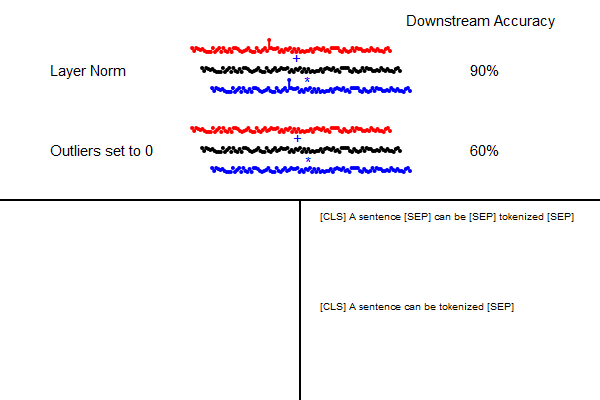

Julia code for this plot:
### A Pluto.jl notebook ###
# v0.19.31

using Markdown
using InteractiveUtils

# ╔═╡ 287da0d2-7768-11ee-1be2-0b2fbc66f654
using Luxor, Random, MathTeXEngine

# ╔═╡ 6e215d65-0a24-43a4-a697-1af9075fae3b
function draw_dots(points, v1)
	_color = getcolor()
	offset = Point(10, 20)
	for p in points
		setcolor("black")
		circle(p, 2, :fill)
		setcolor("red")
		circle(p - offset, 2, :fill)
		setcolor("blue")
		circle(p + offset, 2, :fill)
	end
	from = points[1].x
	to = points[end].x
	text(L"+", Point(from + abs(from - to) / 2, v1) - offset / 2, valign=:middle, halign=:center)
	text(L"*", Point(from + abs(from - to) / 2, v1) + offset / 2, valign=:middle, halign=:center)
	setcolor(_color)
end

# ╔═╡ 61c7e966-4f9a-4e59-9547-23de7c6f3ac8
function draw_outliers(v1, from, to; color="black", draw=true)
	_color = getcolor()
	step = abs(to - from) / 96
	spread = 2
	offset = Point(10, 20)
	p = Point(from, v1)
	params = []
	for (idx, i) in enumerate(from + step:step:to)
		shift = rand(-spread:spread)
		setcolor("black")
		if idx in (308 ÷ (768 / 96), 381 ÷ (768 / 96))
			shift *= 10
			new_p = Point(i, v1 + shift)
			push!(params, Point(new_p.x, v1))
			draw && circle(Point(new_p.x, v1), 2, :fill)
		else
			new_p = Point(i, v1 + shift)
			push!(params, new_p)
			draw && circle(new_p, 2, :fill)
		end

		setcolor("red")
		draw && circle(new_p - offset, 2, :fill)
		draw && line(Point(i, v1) - offset, new_p - offset, :stroke)
		setcolor("blue")
		draw && circle(new_p + offset, 2, :fill)
		draw && line(Point(i, v1) + offset, new_p + offset, :stroke)
		p = new_p
	end
	draw && text(L"+", Point(from + abs(from - to) / 2, v1) - offset / 2, valign=:middle, halign=:center)
	draw && text(L"*", Point(from + abs(from - to) / 2, v1) + offset / 2, valign=:middle, halign=:center)
	setcolor(_color)
	return params
end

# ╔═╡ 7272238a-5d53-42a1-b417-f46f496e8715
@png begin
	v0 = -180
	v1 = -130
	v2 = -50
	h1 = -250
	h2 = -100
	h3 = 100
	h4 = 170
	h5 = 180
	fontsize(15)
	text("Downstream Accuracy", Point(h5, v0), halign=:center, valign=:middle)
	params = draw_outliers(v1, h2, h3, color="red")
	text("Layer Norm", Point(h1, v1), valign=:middle, halign=:left)
	text("90%", Point(h4, v1), valign=:middle, halign=:left)
	draw_dots([Point(p.x, p.y + v2 - v1) for p in params], v2)
	text("Outliers set to 0", Point(h1, v2), valign=:middle, halign=:left)
	text("60%", Point(h4, v2), valign=:middle, halign=:left)
	line(Point(-300, 0), Point(300, 0), :stroke)
	line(O, Point(0, 200), :stroke)
	fontsize(10)
	text("[CLS] A sentence [SEP] can be [SEP] tokenized [SEP]", Point(20, 20))
	text("[CLS] A sentence can be tokenized [SEP]", Point(20, 110))
end 600 400 "outliers_vs_freq.png"

# ╔═╡ fcc7eb14-e9fc-4a05-9353-e7eed8e8eb79


# ╔═╡ 00000000-0000-0000-0000-000000000001
PLUTO_PROJECT_TOML_CONTENTS = """
[deps]
Luxor = "ae8d54c2-7ccd-5906-9d76-62fc9837b5bc"
MathTeXEngine = "0a4f8689-d25c-4efe-a92b-7142dfc1aa53"
Random = "9a3f8284-a2c9-5f02-9a11-845980a1fd5c"

[compat]
Luxor = "~3.8.0"
MathTeXEngine = "~0.5.6"
"""

# ╔═╡ 00000000-0000-0000-0000-000000000002
PLUTO_MANIFEST_TOML_CONTENTS = """
# This file is machine-generated - editing it directly is not advised

julia_version = "1.9.3"
manifest_format = "2.0"
project_hash = "752b40bf7a13976a10a9305ce6a54d0c249e086e"

[[deps.AbstractTrees]]
git-tree-sha1 = "faa260e4cb5aba097a73fab382dd4b5819d8ec8c"
uuid = "1520ce14-60c1-5f80-bbc7-55ef81b5835c"
version = "0.4.4"

[[deps.Adapt]]
deps = ["LinearAlgebra", "Requires"]
git-tree-sha1 = "02f731463748db57cc2ebfbd9fbc9ce8280d3433"
uuid = "79e6a3ab-5dfb-504d-930d-738a2a938a0e"
version = "3.7.1"
weakdeps = ["StaticArrays"]

    [deps.Adapt.extensions]
    AdaptStaticArraysExt = "StaticArrays"

[[deps.ArgTools]]
uuid = "0dad84c5-d112-42e6-8d28-ef12dabb789f"
version = "1.1.1"

[[deps.Artifacts]]
uuid = "56f22d72-fd6d-98f1-02f0-08ddc0907c33"

[[deps.Automa]]
deps = ["TranscodingStreams"]
git-tree-sha1 = "ef9997b3d5547c48b41c7bd8899e812a917b409d"
uuid = "67c07d97-cdcb-5c2c-af73-a7f9c32a568b"
version = "0.8.4"

[[deps.Base64]]
uuid = "2a0f44e3-6c83-55bd-87e4-b1978d98bd5f"

[[deps.Bzip2_jll]]
deps = ["Artifacts", "JLLWrappers", "Libdl", "Pkg"]
git-tree-sha1 = "19a35467a82e236ff51bc17a3a44b69ef35185a2"
uuid = "6e34b625-4abd-537c-b88f-471c36dfa7a0"
version = "1.0.8+0"

[[deps.CEnum]]
git-tree-sha1 = "eb4cb44a499229b3b8426dcfb5dd85333951ff90"
uuid = "fa961155-64e5-5f13-b03f-caf6b980ea82"
version = "0.4.2"

[[deps.Cairo]]
deps = ["Cairo_jll", "Colors", "Glib_jll", "Graphics", "Libdl", "Pango_jll"]
git-tree-sha1 = "d0b3f8b4ad16cb0a2988c6788646a5e6a17b6b1b"
uuid = "159f3aea-2a34-519c-b102-8c37f9878175"
version = "1.0.5"

[[deps.Cairo_jll]]
deps = ["Artifacts", "Bzip2_jll", "CompilerSupportLibraries_jll", "Fontconfig_jll", "FreeType2_jll", "Glib_jll", "JLLWrappers", "LZO_jll", "Libdl", "Pixman_jll", "Pkg", "Xorg_libXext_jll", "Xorg_libXrender_jll", "Zlib_jll", "libpng_jll"]
git-tree-sha1 = "4b859a208b2397a7a623a03449e4636bdb17bcf2"
uuid = "83423d85-b0ee-5818-9007-b63ccbeb887a"
version = "1.16.1+1"

[[deps.ColorTypes]]
deps = ["FixedPointNumbers", "Random"]
git-tree-sha1 = "eb7f0f8307f71fac7c606984ea5fb2817275d6e4"
uuid = "3da002f7-5984-5a60-b8a6-cbb66c0b333f"
version = "0.11.4"

[[deps.ColorVectorSpace]]
deps = ["ColorTypes", "FixedPointNumbers", "LinearAlgebra", "SpecialFunctions", "Statistics", "TensorCore"]
git-tree-sha1 = "600cc5508d66b78aae350f7accdb58763ac18589"
uuid = "c3611d14-8923-5661-9e6a-0046d554d3a4"
version = "0.9.10"

[[deps.Colors]]
deps = ["ColorTypes", "FixedPointNumbers", "Reexport"]
git-tree-sha1 = "fc08e5930ee9a4e03f84bfb5211cb54e7769758a"
uuid = "5ae59095-9a9b-59fe-a467-6f913c188581"
version = "0.12.10"

[[deps.Compat]]
deps = ["UUIDs"]
git-tree-sha1 = "8a62af3e248a8c4bad6b32cbbe663ae02275e32c"
uuid = "34da2185-b29b-5c13-b0c7-acf172513d20"
version = "4.10.0"
weakdeps = ["Dates", "LinearAlgebra"]

    [deps.Compat.extensions]
    CompatLinearAlgebraExt = "LinearAlgebra"

[[deps.CompilerSupportLibraries_jll]]
deps = ["Artifacts", "Libdl"]
uuid = "e66e0078-7015-5450-92f7-15fbd957f2ae"
version = "1.0.5+0"

[[deps.ConstructionBase]]
deps = ["LinearAlgebra"]
git-tree-sha1 = "c53fc348ca4d40d7b371e71fd52251839080cbc9"
uuid = "187b0558-2788-49d3-abe0-74a17ed4e7c9"
version = "1.5.4"

    [deps.ConstructionBase.extensions]
    ConstructionBaseIntervalSetsExt = "IntervalSets"
    ConstructionBaseStaticArraysExt = "StaticArrays"

    [deps.ConstructionBase.weakdeps]
    IntervalSets = "8197267c-284f-5f27-9208-e0e47529a953"
    StaticArrays = "90137ffa-7385-5640-81b9-e52037218182"

[[deps.DataAPI]]
git-tree-sha1 = "8da84edb865b0b5b0100c0666a9bc9a0b71c553c"
uuid = "9a962f9c-6df0-11e9-0e5d-c546b8b5ee8a"
version = "1.15.0"

[[deps.DataStructures]]
deps = ["Compat", "InteractiveUtils", "OrderedCollections"]
git-tree-sha1 = "3dbd312d370723b6bb43ba9d02fc36abade4518d"
uuid = "864edb3b-99cc-5e75-8d2d-829cb0a9cfe8"
version = "0.18.15"

[[deps.DataValueInterfaces]]
git-tree-sha1 = "bfc1187b79289637fa0ef6d4436ebdfe6905cbd6"
uuid = "e2d170a0-9d28-54be-80f0-106bbe20a464"
version = "1.0.0"

[[deps.Dates]]
deps = ["Printf"]
uuid = "ade2ca70-3891-5945-98fb-dc099432e06a"

[[deps.DocStringExtensions]]
deps = ["LibGit2"]
git-tree-sha1 = "2fb1e02f2b635d0845df5d7c167fec4dd739b00d"
uuid = "ffbed154-4ef7-542d-bbb7-c09d3a79fcae"
version = "0.9.3"

[[deps.Downloads]]
deps = ["ArgTools", "FileWatching", "LibCURL", "NetworkOptions"]
uuid = "f43a241f-c20a-4ad4-852c-f6b1247861c6"
version = "1.6.0"

[[deps.EarCut_jll]]
deps = ["Artifacts", "JLLWrappers", "Libdl", "Pkg"]
git-tree-sha1 = "e3290f2d49e661fbd94046d7e3726ffcb2d41053"
uuid = "5ae413db-bbd1-5e63-b57d-d24a61df00f5"
version = "2.2.4+0"

[[deps.Expat_jll]]
deps = ["Artifacts", "JLLWrappers", "Libdl"]
git-tree-sha1 = "4558ab818dcceaab612d1bb8c19cee87eda2b83c"
uuid = "2e619515-83b5-522b-bb60-26c02a35a201"
version = "2.5.0+0"

[[deps.Extents]]
git-tree-sha1 = "2140cd04483da90b2da7f99b2add0750504fc39c"
uuid = "411431e0-e8b7-467b-b5e0-f676ba4f2910"
version = "0.1.2"

[[deps.FFMPEG]]
deps = ["FFMPEG_jll"]
git-tree-sha1 = "b57e3acbe22f8484b4b5ff66a7499717fe1a9cc8"
uuid = "c87230d0-a227-11e9-1b43-d7ebe4e7570a"
version = "0.4.1"

[[deps.FFMPEG_jll]]
deps = ["Artifacts", "Bzip2_jll", "FreeType2_jll", "FriBidi_jll", "JLLWrappers", "LAME_jll", "Libdl", "Ogg_jll", "OpenSSL_jll", "Opus_jll", "PCRE2_jll", "Zlib_jll", "libaom_jll", "libass_jll", "libfdk_aac_jll", "libvorbis_jll", "x264_jll", "x265_jll"]
git-tree-sha1 = "466d45dc38e15794ec7d5d63ec03d776a9aff36e"
uuid = "b22a6f82-2f65-5046-a5b2-351ab43fb4e5"
version = "4.4.4+1"

[[deps.FileIO]]
deps = ["Pkg", "Requires", "UUIDs"]
git-tree-sha1 = "299dc33549f68299137e51e6d49a13b5b1da9673"
uuid = "5789e2e9-d7fb-5bc7-8068-2c6fae9b9549"
version = "1.16.1"

[[deps.FileWatching]]
uuid = "7b1f6079-737a-58dc-b8bc-7a2ca5c1b5ee"

[[deps.FixedPointNumbers]]
deps = ["Statistics"]
git-tree-sha1 = "335bfdceacc84c5cdf16aadc768aa5ddfc5383cc"
uuid = "53c48c17-4a7d-5ca2-90c5-79b7896eea93"
version = "0.8.4"

[[deps.Fontconfig_jll]]
deps = ["Artifacts", "Bzip2_jll", "Expat_jll", "FreeType2_jll", "JLLWrappers", "Libdl", "Libuuid_jll", "Pkg", "Zlib_jll"]
git-tree-sha1 = "21efd19106a55620a188615da6d3d06cd7f6ee03"
uuid = "a3f928ae-7b40-5064-980b-68af3947d34b"
version = "2.13.93+0"

[[deps.FreeType]]
deps = ["CEnum", "FreeType2_jll"]
git-tree-sha1 = "50351f83f95282cf903e968d7c6e8d44a5f83d0b"
uuid = "b38be410-82b0-50bf-ab77-7b57e271db43"
version = "4.1.0"

[[deps.FreeType2_jll]]
deps = ["Artifacts", "Bzip2_jll", "JLLWrappers", "Libdl", "Zlib_jll"]
git-tree-sha1 = "d8db6a5a2fe1381c1ea4ef2cab7c69c2de7f9ea0"
uuid = "d7e528f0-a631-5988-bf34-fe36492bcfd7"
version = "2.13.1+0"

[[deps.FreeTypeAbstraction]]
deps = ["ColorVectorSpace", "Colors", "FreeType", "GeometryBasics"]
git-tree-sha1 = "38a92e40157100e796690421e34a11c107205c86"
uuid = "663a7486-cb36-511b-a19d-713bb74d65c9"
version = "0.10.0"

[[deps.FriBidi_jll]]
deps = ["Artifacts", "JLLWrappers", "Libdl", "Pkg"]
git-tree-sha1 = "aa31987c2ba8704e23c6c8ba8a4f769d5d7e4f91"
uuid = "559328eb-81f9-559d-9380-de523a88c83c"
version = "1.0.10+0"

[[deps.GPUArraysCore]]
deps = ["Adapt"]
git-tree-sha1 = "2d6ca471a6c7b536127afccfa7564b5b39227fe0"
uuid = "46192b85-c4d5-4398-a991-12ede77f4527"
version = "0.1.5"

[[deps.GeoInterface]]
deps = ["Extents"]
git-tree-sha1 = "d53480c0793b13341c40199190f92c611aa2e93c"
uuid = "cf35fbd7-0cd7-5166-be24-54bfbe79505f"
version = "1.3.2"

[[deps.GeometryBasics]]
deps = ["EarCut_jll", "Extents", "GeoInterface", "IterTools", "LinearAlgebra", "StaticArrays", "StructArrays", "Tables"]
git-tree-sha1 = "424a5a6ce7c5d97cca7bcc4eac551b97294c54af"
uuid = "5c1252a2-5f33-56bf-86c9-59e7332b4326"
version = "0.4.9"

[[deps.Gettext_jll]]
deps = ["Artifacts", "CompilerSupportLibraries_jll", "JLLWrappers", "Libdl", "Libiconv_jll", "Pkg", "XML2_jll"]
git-tree-sha1 = "9b02998aba7bf074d14de89f9d37ca24a1a0b046"
uuid = "78b55507-aeef-58d4-861c-77aaff3498b1"
version = "0.21.0+0"

[[deps.Glib_jll]]
deps = ["Artifacts", "Gettext_jll", "JLLWrappers", "Libdl", "Libffi_jll", "Libiconv_jll", "Libmount_jll", "PCRE2_jll", "Zlib_jll"]
git-tree-sha1 = "e94c92c7bf4819685eb80186d51c43e71d4afa17"
uuid = "7746bdde-850d-59dc-9ae8-88ece973131d"
version = "2.76.5+0"

[[deps.Graphics]]
deps = ["Colors", "LinearAlgebra", "NaNMath"]
git-tree-sha1 = "d61890399bc535850c4bf08e4e0d3a7ad0f21cbd"
uuid = "a2bd30eb-e257-5431-a919-1863eab51364"
version = "1.1.2"

[[deps.Graphite2_jll]]
deps = ["Artifacts", "JLLWrappers", "Libdl", "Pkg"]
git-tree-sha1 = "344bf40dcab1073aca04aa0df4fb092f920e4011"
uuid = "3b182d85-2403-5c21-9c21-1e1f0cc25472"
version = "1.3.14+0"

[[deps.HarfBuzz_jll]]
deps = ["Artifacts", "Cairo_jll", "Fontconfig_jll", "FreeType2_jll", "Glib_jll", "Graphite2_jll", "JLLWrappers", "Libdl", "Libffi_jll", "Pkg"]
git-tree-sha1 = "129acf094d168394e80ee1dc4bc06ec835e510a3"
uuid = "2e76f6c2-a576-52d4-95c1-20adfe4de566"
version = "2.8.1+1"

[[deps.InteractiveUtils]]
deps = ["Markdown"]
uuid = "b77e0a4c-d291-57a0-90e8-8db25a27a240"

[[deps.IrrationalConstants]]
git-tree-sha1 = "630b497eafcc20001bba38a4651b327dcfc491d2"
uuid = "92d709cd-6900-40b7-9082-c6be49f344b6"
version = "0.2.2"

[[deps.IterTools]]
git-tree-sha1 = "4ced6667f9974fc5c5943fa5e2ef1ca43ea9e450"
uuid = "c8e1da08-722c-5040-9ed9-7db0dc04731e"
version = "1.8.0"

[[deps.IteratorInterfaceExtensions]]
git-tree-sha1 = "a3f24677c21f5bbe9d2a714f95dcd58337fb2856"
uuid = "82899510-4779-5014-852e-03e436cf321d"
version = "1.0.0"

[[deps.JLLWrappers]]
deps = ["Artifacts", "Preferences"]
git-tree-sha1 = "7e5d6779a1e09a36db2a7b6cff50942a0a7d0fca"
uuid = "692b3bcd-3c85-4b1f-b108-f13ce0eb3210"
version = "1.5.0"

[[deps.JpegTurbo_jll]]
deps = ["Artifacts", "JLLWrappers", "Libdl"]
git-tree-sha1 = "6f2675ef130a300a112286de91973805fcc5ffbc"
uuid = "aacddb02-875f-59d6-b918-886e6ef4fbf8"
version = "2.1.91+0"

[[deps.Juno]]
deps = ["Base64", "Logging", "Media", "Profile"]
git-tree-sha1 = "07cb43290a840908a771552911a6274bc6c072c7"
uuid = "e5e0dc1b-0480-54bc-9374-aad01c23163d"
version = "0.8.4"

[[deps.LAME_jll]]
deps = ["Artifacts", "JLLWrappers", "Libdl", "Pkg"]
git-tree-sha1 = "f6250b16881adf048549549fba48b1161acdac8c"
uuid = "c1c5ebd0-6772-5130-a774-d5fcae4a789d"
version = "3.100.1+0"

[[deps.LERC_jll]]
deps = ["Artifacts", "JLLWrappers", "Libdl", "Pkg"]
git-tree-sha1 = "bf36f528eec6634efc60d7ec062008f171071434"
uuid = "88015f11-f218-50d7-93a8-a6af411a945d"
version = "3.0.0+1"

[[deps.LLVMOpenMP_jll]]
deps = ["Artifacts", "JLLWrappers", "Libdl", "Pkg"]
git-tree-sha1 = "f689897ccbe049adb19a065c495e75f372ecd42b"
uuid = "1d63c593-3942-5779-bab2-d838dc0a180e"
version = "15.0.4+0"

[[deps.LZO_jll]]
deps = ["Artifacts", "JLLWrappers", "Libdl", "Pkg"]
git-tree-sha1 = "e5b909bcf985c5e2605737d2ce278ed791b89be6"
uuid = "dd4b983a-f0e5-5f8d-a1b7-129d4a5fb1ac"
version = "2.10.1+0"

[[deps.LaTeXStrings]]
git-tree-sha1 = "f2355693d6778a178ade15952b7ac47a4ff97996"
uuid = "b964fa9f-0449-5b57-a5c2-d3ea65f4040f"
version = "1.3.0"

[[deps.LibCURL]]
deps = ["LibCURL_jll", "MozillaCACerts_jll"]
uuid = "b27032c2-a3e7-50c8-80cd-2d36dbcbfd21"
version = "0.6.3"

[[deps.LibCURL_jll]]
deps = ["Artifacts", "LibSSH2_jll", "Libdl", "MbedTLS_jll", "Zlib_jll", "nghttp2_jll"]
uuid = "deac9b47-8bc7-5906-a0fe-35ac56dc84c0"
version = "7.84.0+0"

[[deps.LibGit2]]
deps = ["Base64", "NetworkOptions", "Printf", "SHA"]
uuid = "76f85450-5226-5b5a-8eaa-529ad045b433"

[[deps.LibSSH2_jll]]
deps = ["Artifacts", "Libdl", "MbedTLS_jll"]
uuid = "29816b5a-b9ab-546f-933c-edad1886dfa8"
version = "1.10.2+0"

[[deps.Libdl]]
uuid = "8f399da3-3557-5675-b5ff-fb832c97cbdb"

[[deps.Libffi_jll]]
deps = ["Artifacts", "JLLWrappers", "Libdl", "Pkg"]
git-tree-sha1 = "0b4a5d71f3e5200a7dff793393e09dfc2d874290"
uuid = "e9f186c6-92d2-5b65-8a66-fee21dc1b490"
version = "3.2.2+1"

[[deps.Libgcrypt_jll]]
deps = ["Artifacts", "JLLWrappers", "Libdl", "Libgpg_error_jll", "Pkg"]
git-tree-sha1 = "64613c82a59c120435c067c2b809fc61cf5166ae"
uuid = "d4300ac3-e22c-5743-9152-c294e39db1e4"
version = "1.8.7+0"

[[deps.Libgpg_error_jll]]
deps = ["Artifacts", "JLLWrappers", "Libdl", "Pkg"]
git-tree-sha1 = "c333716e46366857753e273ce6a69ee0945a6db9"
uuid = "7add5ba3-2f88-524e-9cd5-f83b8a55f7b8"
version = "1.42.0+0"

[[deps.Libiconv_jll]]
deps = ["Artifacts", "JLLWrappers", "Libdl"]
git-tree-sha1 = "f9557a255370125b405568f9767d6d195822a175"
uuid = "94ce4f54-9a6c-5748-9c1c-f9c7231a4531"
version = "1.17.0+0"

[[deps.Libmount_jll]]
deps = ["Artifacts", "JLLWrappers", "Libdl", "Pkg"]
git-tree-sha1 = "9c30530bf0effd46e15e0fdcf2b8636e78cbbd73"
uuid = "4b2f31a3-9ecc-558c-b454-b3730dcb73e9"
version = "2.35.0+0"

[[deps.Librsvg_jll]]
deps = ["Artifacts", "JLLWrappers", "Libdl", "Pango_jll", "Pkg", "gdk_pixbuf_jll"]
git-tree-sha1 = "ae0923dab7324e6bc980834f709c4cd83dd797ed"
uuid = "925c91fb-5dd6-59dd-8e8c-345e74382d89"
version = "2.54.5+0"

[[deps.Libtiff_jll]]
deps = ["Artifacts", "JLLWrappers", "JpegTurbo_jll", "LERC_jll", "Libdl", "Pkg", "Zlib_jll", "Zstd_jll"]
git-tree-sha1 = "3eb79b0ca5764d4799c06699573fd8f533259713"
uuid = "89763e89-9b03-5906-acba-b20f662cd828"
version = "4.4.0+0"

[[deps.Libuuid_jll]]
deps = ["Artifacts", "JLLWrappers", "Libdl", "Pkg"]
git-tree-sha1 = "7f3efec06033682db852f8b3bc3c1d2b0a0ab066"
uuid = "38a345b3-de98-5d2b-a5d3-14cd9215e700"
version = "2.36.0+0"

[[deps.LinearAlgebra]]
deps = ["Libdl", "OpenBLAS_jll", "libblastrampoline_jll"]
uuid = "37e2e46d-f89d-539d-b4ee-838fcccc9c8e"

[[deps.LogExpFunctions]]
deps = ["DocStringExtensions", "IrrationalConstants", "LinearAlgebra"]
git-tree-sha1 = "7d6dd4e9212aebaeed356de34ccf262a3cd415aa"
uuid = "2ab3a3ac-af41-5b50-aa03-7779005ae688"
version = "0.3.26"

    [deps.LogExpFunctions.extensions]
    LogExpFunctionsChainRulesCoreExt = "ChainRulesCore"
    LogExpFunctionsChangesOfVariablesExt = "ChangesOfVariables"
    LogExpFunctionsInverseFunctionsExt = "InverseFunctions"

    [deps.LogExpFunctions.weakdeps]
    ChainRulesCore = "d360d2e6-b24c-11e9-a2a3-2a2ae2dbcce4"
    ChangesOfVariables = "9e997f8a-9a97-42d5-a9f1-ce6bfc15e2c0"
    InverseFunctions = "3587e190-3f89-42d0-90ee-14403ec27112"

[[deps.Logging]]
uuid = "56ddb016-857b-54e1-b83d-db4d58db5568"

[[deps.Luxor]]
deps = ["Base64", "Cairo", "Colors", "DataStructures", "Dates", "FFMPEG", "FileIO", "Juno", "LaTeXStrings", "PrecompileTools", "Random", "Requires", "Rsvg"]
git-tree-sha1 = "aa3eb624552373a6204c19b00e95ce62ea932d32"
uuid = "ae8d54c2-7ccd-5906-9d76-62fc9837b5bc"
version = "3.8.0"

[[deps.MacroTools]]
deps = ["Markdown", "Random"]
git-tree-sha1 = "9ee1618cbf5240e6d4e0371d6f24065083f60c48"
uuid = "1914dd2f-81c6-5fcd-8719-6d5c9610ff09"
version = "0.5.11"

[[deps.Markdown]]
deps = ["Base64"]
uuid = "d6f4376e-aef5-505a-96c1-9c027394607a"

[[deps.MathTeXEngine]]
deps = ["AbstractTrees", "Automa", "DataStructures", "FreeTypeAbstraction", "GeometryBasics", "LaTeXStrings", "REPL", "RelocatableFolders", "Test", "UnicodeFun"]
git-tree-sha1 = "8f52dbaa1351ce4cb847d95568cb29e62a307d93"
uuid = "0a4f8689-d25c-4efe-a92b-7142dfc1aa53"
version = "0.5.6"

[[deps.MbedTLS_jll]]
deps = ["Artifacts", "Libdl"]
uuid = "c8ffd9c3-330d-5841-b78e-0817d7145fa1"
version = "2.28.2+0"

[[deps.Media]]
deps = ["MacroTools", "Test"]
git-tree-sha1 = "75a54abd10709c01f1b86b84ec225d26e840ed58"
uuid = "e89f7d12-3494-54d1-8411-f7d8b9ae1f27"
version = "0.5.0"

[[deps.MozillaCACerts_jll]]
uuid = "14a3606d-f60d-562e-9121-12d972cd8159"
version = "2022.10.11"

[[deps.NaNMath]]
deps = ["OpenLibm_jll"]
git-tree-sha1 = "0877504529a3e5c3343c6f8b4c0381e57e4387e4"
uuid = "77ba4419-2d1f-58cd-9bb1-8ffee604a2e3"
version = "1.0.2"

[[deps.NetworkOptions]]
uuid = "ca575930-c2e3-43a9-ace4-1e988b2c1908"
version = "1.2.0"

[[deps.Ogg_jll]]
deps = ["Artifacts", "JLLWrappers", "Libdl", "Pkg"]
git-tree-sha1 = "887579a3eb005446d514ab7aeac5d1d027658b8f"
uuid = "e7412a2a-1a6e-54c0-be00-318e2571c051"
version = "1.3.5+1"

[[deps.OpenBLAS_jll]]
deps = ["Artifacts", "CompilerSupportLibraries_jll", "Libdl"]
uuid = "4536629a-c528-5b80-bd46-f80d51c5b363"
version = "0.3.21+4"

[[deps.OpenLibm_jll]]
deps = ["Artifacts", "Libdl"]
uuid = "05823500-19ac-5b8b-9628-191a04bc5112"
version = "0.8.1+0"

[[deps.OpenSSL_jll]]
deps = ["Artifacts", "JLLWrappers", "Libdl"]
git-tree-sha1 = "cc6e1927ac521b659af340e0ca45828a3ffc748f"
uuid = "458c3c95-2e84-50aa-8efc-19380b2a3a95"
version = "3.0.12+0"

[[deps.OpenSpecFun_jll]]
deps = ["Artifacts", "CompilerSupportLibraries_jll", "JLLWrappers", "Libdl", "Pkg"]
git-tree-sha1 = "13652491f6856acfd2db29360e1bbcd4565d04f1"
uuid = "efe28fd5-8261-553b-a9e1-b2916fc3738e"
version = "0.5.5+0"

[[deps.Opus_jll]]
deps = ["Artifacts", "JLLWrappers", "Libdl", "Pkg"]
git-tree-sha1 = "51a08fb14ec28da2ec7a927c4337e4332c2a4720"
uuid = "91d4177d-7536-5919-b921-800302f37372"
version = "1.3.2+0"

[[deps.OrderedCollections]]
git-tree-sha1 = "2e73fe17cac3c62ad1aebe70d44c963c3cfdc3e3"
uuid = "bac558e1-5e72-5ebc-8fee-abe8a469f55d"
version = "1.6.2"

[[deps.PCRE2_jll]]
deps = ["Artifacts", "Libdl"]
uuid = "efcefdf7-47ab-520b-bdef-62a2eaa19f15"
version = "10.42.0+0"

[[deps.Pango_jll]]
deps = ["Artifacts", "Cairo_jll", "Fontconfig_jll", "FreeType2_jll", "FriBidi_jll", "Glib_jll", "HarfBuzz_jll", "JLLWrappers", "Libdl"]
git-tree-sha1 = "4745216e94f71cb768d58330b059c9b76f32cb66"
uuid = "36c8627f-9965-5494-a995-c6b170f724f3"
version = "1.50.14+0"

[[deps.Pixman_jll]]
deps = ["Artifacts", "CompilerSupportLibraries_jll", "JLLWrappers", "LLVMOpenMP_jll", "Libdl"]
git-tree-sha1 = "64779bc4c9784fee475689a1752ef4d5747c5e87"
uuid = "30392449-352a-5448-841d-b1acce4e97dc"
version = "0.42.2+0"

[[deps.Pkg]]
deps = ["Artifacts", "Dates", "Downloads", "FileWatching", "LibGit2", "Libdl", "Logging", "Markdown", "Printf", "REPL", "Random", "SHA", "Serialization", "TOML", "Tar", "UUIDs", "p7zip_jll"]
uuid = "44cfe95a-1eb2-52ea-b672-e2afdf69b78f"
version = "1.9.2"

[[deps.PrecompileTools]]
deps = ["Preferences"]
git-tree-sha1 = "03b4c25b43cb84cee5c90aa9b5ea0a78fd848d2f"
uuid = "aea7be01-6a6a-4083-8856-8a6e6704d82a"
version = "1.2.0"

[[deps.Preferences]]
deps = ["TOML"]
git-tree-sha1 = "00805cd429dcb4870060ff49ef443486c262e38e"
uuid = "21216c6a-2e73-6563-6e65-726566657250"
version = "1.4.1"

[[deps.Printf]]
deps = ["Unicode"]
uuid = "de0858da-6303-5e67-8744-51eddeeeb8d7"

[[deps.Profile]]
deps = ["Printf"]
uuid = "9abbd945-dff8-562f-b5e8-e1ebf5ef1b79"

[[deps.REPL]]
deps = ["InteractiveUtils", "Markdown", "Sockets", "Unicode"]
uuid = "3fa0cd96-eef1-5676-8a61-b3b8758bbffb"

[[deps.Random]]
deps = ["SHA", "Serialization"]
uuid = "9a3f8284-a2c9-5f02-9a11-845980a1fd5c"

[[deps.Reexport]]
git-tree-sha1 = "45e428421666073eab6f2da5c9d310d99bb12f9b"
uuid = "189a3867-3050-52da-a836-e630ba90ab69"
version = "1.2.2"

[[deps.RelocatableFolders]]
deps = ["SHA", "Scratch"]
git-tree-sha1 = "ffdaf70d81cf6ff22c2b6e733c900c3321cab864"
uuid = "05181044-ff0b-4ac5-8273-598c1e38db00"
version = "1.0.1"

[[deps.Requires]]
deps = ["UUIDs"]
git-tree-sha1 = "838a3a4188e2ded87a4f9f184b4b0d78a1e91cb7"
uuid = "ae029012-a4dd-5104-9daa-d747884805df"
version = "1.3.0"

[[deps.Rsvg]]
deps = ["Cairo", "Glib_jll", "Librsvg_jll"]
git-tree-sha1 = "3d3dc66eb46568fb3a5259034bfc752a0eb0c686"
uuid = "c4c386cf-5103-5370-be45-f3a111cca3b8"
version = "1.0.0"

[[deps.SHA]]
uuid = "ea8e919c-243c-51af-8825-aaa63cd721ce"
version = "0.7.0"

[[deps.Scratch]]
deps = ["Dates"]
git-tree-sha1 = "30449ee12237627992a99d5e30ae63e4d78cd24a"
uuid = "6c6a2e73-6563-6170-7368-637461726353"
version = "1.2.0"

[[deps.Serialization]]
uuid = "9e88b42a-f829-5b0c-bbe9-9e923198166b"

[[deps.Sockets]]
uuid = "6462fe0b-24de-5631-8697-dd941f90decc"

[[deps.SparseArrays]]
deps = ["Libdl", "LinearAlgebra", "Random", "Serialization", "SuiteSparse_jll"]
uuid = "2f01184e-e22b-5df5-ae63-d93ebab69eaf"

[[deps.SpecialFunctions]]
deps = ["IrrationalConstants", "LogExpFunctions", "OpenLibm_jll", "OpenSpecFun_jll"]
git-tree-sha1 = "e2cfc4012a19088254b3950b85c3c1d8882d864d"
uuid = "276daf66-3868-5448-9aa4-cd146d93841b"
version = "2.3.1"

    [deps.SpecialFunctions.extensions]
    SpecialFunctionsChainRulesCoreExt = "ChainRulesCore"

    [deps.SpecialFunctions.weakdeps]
    ChainRulesCore = "d360d2e6-b24c-11e9-a2a3-2a2ae2dbcce4"

[[deps.StaticArrays]]
deps = ["LinearAlgebra", "Random", "StaticArraysCore"]
git-tree-sha1 = "0adf069a2a490c47273727e029371b31d44b72b2"
uuid = "90137ffa-7385-5640-81b9-e52037218182"
version = "1.6.5"
weakdeps = ["Statistics"]

    [deps.StaticArrays.extensions]
    StaticArraysStatisticsExt = "Statistics"

[[deps.StaticArraysCore]]
git-tree-sha1 = "36b3d696ce6366023a0ea192b4cd442268995a0d"
uuid = "1e83bf80-4336-4d27-bf5d-d5a4f845583c"
version = "1.4.2"

[[deps.Statistics]]
deps = ["LinearAlgebra", "SparseArrays"]
uuid = "10745b16-79ce-11e8-11f9-7d13ad32a3b2"
version = "1.9.0"

[[deps.StructArrays]]
deps = ["Adapt", "ConstructionBase", "DataAPI", "GPUArraysCore", "StaticArraysCore", "Tables"]
git-tree-sha1 = "0a3db38e4cce3c54fe7a71f831cd7b6194a54213"
uuid = "09ab397b-f2b6-538f-b94a-2f83cf4a842a"
version = "0.6.16"

[[deps.SuiteSparse_jll]]
deps = ["Artifacts", "Libdl", "Pkg", "libblastrampoline_jll"]
uuid = "bea87d4a-7f5b-5778-9afe-8cc45184846c"
version = "5.10.1+6"

[[deps.TOML]]
deps = ["Dates"]
uuid = "fa267f1f-6049-4f14-aa54-33bafae1ed76"
version = "1.0.3"

[[deps.TableTraits]]
deps = ["IteratorInterfaceExtensions"]
git-tree-sha1 = "c06b2f539df1c6efa794486abfb6ed2022561a39"
uuid = "3783bdb8-4a98-5b6b-af9a-565f29a5fe9c"
version = "1.0.1"

[[deps.Tables]]
deps = ["DataAPI", "DataValueInterfaces", "IteratorInterfaceExtensions", "LinearAlgebra", "OrderedCollections", "TableTraits"]
git-tree-sha1 = "cb76cf677714c095e535e3501ac7954732aeea2d"
uuid = "bd369af6-aec1-5ad0-b16a-f7cc5008161c"
version = "1.11.1"

[[deps.Tar]]
deps = ["ArgTools", "SHA"]
uuid = "a4e569a6-e804-4fa4-b0f3-eef7a1d5b13e"
version = "1.10.0"

[[deps.TensorCore]]
deps = ["LinearAlgebra"]
git-tree-sha1 = "1feb45f88d133a655e001435632f019a9a1bcdb6"
uuid = "62fd8b95-f654-4bbd-a8a5-9c27f68ccd50"
version = "0.1.1"

[[deps.Test]]
deps = ["InteractiveUtils", "Logging", "Random", "Serialization"]
uuid = "8dfed614-e22c-5e08-85e1-65c5234f0b40"

[[deps.TranscodingStreams]]
deps = ["Random", "Test"]
git-tree-sha1 = "9a6ae7ed916312b41236fcef7e0af564ef934769"
uuid = "3bb67fe8-82b1-5028-8e26-92a6c54297fa"
version = "0.9.13"

[[deps.UUIDs]]
deps = ["Random", "SHA"]
uuid = "cf7118a7-6976-5b1a-9a39-7adc72f591a4"

[[deps.Unicode]]
uuid = "4ec0a83e-493e-50e2-b9ac-8f72acf5a8f5"

[[deps.UnicodeFun]]
deps = ["REPL"]
git-tree-sha1 = "53915e50200959667e78a92a418594b428dffddf"
uuid = "1cfade01-22cf-5700-b092-accc4b62d6e1"
version = "0.4.1"

[[deps.XML2_jll]]
deps = ["Artifacts", "JLLWrappers", "Libdl", "Libiconv_jll", "Zlib_jll"]
git-tree-sha1 = "24b81b59bd35b3c42ab84fa589086e19be919916"
uuid = "02c8fc9c-b97f-50b9-bbe4-9be30ff0a78a"
version = "2.11.5+0"

[[deps.XSLT_jll]]
deps = ["Artifacts", "JLLWrappers", "Libdl", "Libgcrypt_jll", "Libgpg_error_jll", "Libiconv_jll", "Pkg", "XML2_jll", "Zlib_jll"]
git-tree-sha1 = "91844873c4085240b95e795f692c4cec4d805f8a"
uuid = "aed1982a-8fda-507f-9586-7b0439959a61"
version = "1.1.34+0"

[[deps.Xorg_libX11_jll]]
deps = ["Artifacts", "JLLWrappers", "Libdl", "Xorg_libxcb_jll", "Xorg_xtrans_jll"]
git-tree-sha1 = "afead5aba5aa507ad5a3bf01f58f82c8d1403495"
uuid = "4f6342f7-b3d2-589e-9d20-edeb45f2b2bc"
version = "1.8.6+0"

[[deps.Xorg_libXau_jll]]
deps = ["Artifacts", "JLLWrappers", "Libdl"]
git-tree-sha1 = "6035850dcc70518ca32f012e46015b9beeda49d8"
uuid = "0c0b7dd1-d40b-584c-a123-a41640f87eec"
version = "1.0.11+0"

[[deps.Xorg_libXdmcp_jll]]
deps = ["Artifacts", "JLLWrappers", "Libdl"]
git-tree-sha1 = "34d526d318358a859d7de23da945578e8e8727b7"
uuid = "a3789734-cfe1-5b06-b2d0-1dd0d9d62d05"
version = "1.1.4+0"

[[deps.Xorg_libXext_jll]]
deps = ["Artifacts", "JLLWrappers", "Libdl", "Pkg", "Xorg_libX11_jll"]
git-tree-sha1 = "b7c0aa8c376b31e4852b360222848637f481f8c3"
uuid = "1082639a-0dae-5f34-9b06-72781eeb8cb3"
version = "1.3.4+4"

[[deps.Xorg_libXrender_jll]]
deps = ["Artifacts", "JLLWrappers", "Libdl", "Pkg", "Xorg_libX11_jll"]
git-tree-sha1 = "19560f30fd49f4d4efbe7002a1037f8c43d43b96"
uuid = "ea2f1a96-1ddc-540d-b46f-429655e07cfa"
version = "0.9.10+4"

[[deps.Xorg_libpthread_stubs_jll]]
deps = ["Artifacts", "JLLWrappers", "Libdl"]
git-tree-sha1 = "8fdda4c692503d44d04a0603d9ac0982054635f9"
uuid = "14d82f49-176c-5ed1-bb49-ad3f5cbd8c74"
version = "0.1.1+0"

[[deps.Xorg_libxcb_jll]]
deps = ["Artifacts", "JLLWrappers", "Libdl", "XSLT_jll", "Xorg_libXau_jll", "Xorg_libXdmcp_jll", "Xorg_libpthread_stubs_jll"]
git-tree-sha1 = "b4bfde5d5b652e22b9c790ad00af08b6d042b97d"
uuid = "c7cfdc94-dc32-55de-ac96-5a1b8d977c5b"
version = "1.15.0+0"

[[deps.Xorg_xtrans_jll]]
deps = ["Artifacts", "JLLWrappers", "Libdl"]
git-tree-sha1 = "e92a1a012a10506618f10b7047e478403a046c77"
uuid = "c5fb5394-a638-5e4d-96e5-b29de1b5cf10"
version = "1.5.0+0"

[[deps.Zlib_jll]]
deps = ["Libdl"]
uuid = "83775a58-1f1d-513f-b197-d71354ab007a"
version = "1.2.13+0"

[[deps.Zstd_jll]]
deps = ["Artifacts", "JLLWrappers", "Libdl"]
git-tree-sha1 = "49ce682769cd5de6c72dcf1b94ed7790cd08974c"
uuid = "3161d3a3-bdf6-5164-811a-617609db77b4"
version = "1.5.5+0"

[[deps.gdk_pixbuf_jll]]
deps = ["Artifacts", "Glib_jll", "JLLWrappers", "JpegTurbo_jll", "Libdl", "Libtiff_jll", "Pkg", "Xorg_libX11_jll", "libpng_jll"]
git-tree-sha1 = "e9190f9fb03f9c3b15b9fb0c380b0d57a3c8ea39"
uuid = "da03df04-f53b-5353-a52f-6a8b0620ced0"
version = "2.42.8+0"

[[deps.libaom_jll]]
deps = ["Artifacts", "JLLWrappers", "Libdl", "Pkg"]
git-tree-sha1 = "3a2ea60308f0996d26f1e5354e10c24e9ef905d4"
uuid = "a4ae2306-e953-59d6-aa16-d00cac43593b"
version = "3.4.0+0"

[[deps.libass_jll]]
deps = ["Artifacts", "Bzip2_jll", "FreeType2_jll", "FriBidi_jll", "HarfBuzz_jll", "JLLWrappers", "Libdl", "Pkg", "Zlib_jll"]
git-tree-sha1 = "5982a94fcba20f02f42ace44b9894ee2b140fe47"
uuid = "0ac62f75-1d6f-5e53-bd7c-93b484bb37c0"
version = "0.15.1+0"

[[deps.libblastrampoline_jll]]
deps = ["Artifacts", "Libdl"]
uuid = "8e850b90-86db-534c-a0d3-1478176c7d93"
version = "5.8.0+0"

[[deps.libfdk_aac_jll]]
deps = ["Artifacts", "JLLWrappers", "Libdl", "Pkg"]
git-tree-sha1 = "daacc84a041563f965be61859a36e17c4e4fcd55"
uuid = "f638f0a6-7fb0-5443-88ba-1cc74229b280"
version = "2.0.2+0"

[[deps.libpng_jll]]
deps = ["Artifacts", "JLLWrappers", "Libdl", "Pkg", "Zlib_jll"]
git-tree-sha1 = "94d180a6d2b5e55e447e2d27a29ed04fe79eb30c"
uuid = "b53b4c65-9356-5827-b1ea-8c7a1a84506f"
version = "1.6.38+0"

[[deps.libvorbis_jll]]
deps = ["Artifacts", "JLLWrappers", "Libdl", "Ogg_jll", "Pkg"]
git-tree-sha1 = "b910cb81ef3fe6e78bf6acee440bda86fd6ae00c"
uuid = "f27f6e37-5d2b-51aa-960f-b287f2bc3b7a"
version = "1.3.7+1"

[[deps.nghttp2_jll]]
deps = ["Artifacts", "Libdl"]
uuid = "8e850ede-7688-5339-a07c-302acd2aaf8d"
version = "1.48.0+0"

[[deps.p7zip_jll]]
deps = ["Artifacts", "Libdl"]
uuid = "3f19e933-33d8-53b3-aaab-bd5110c3b7a0"
version = "17.4.0+0"

[[deps.x264_jll]]
deps = ["Artifacts", "JLLWrappers", "Libdl", "Pkg"]
git-tree-sha1 = "4fea590b89e6ec504593146bf8b988b2c00922b2"
uuid = "1270edf5-f2f9-52d2-97e9-ab00b5d0237a"
version = "2021.5.5+0"

[[deps.x265_jll]]
deps = ["Artifacts", "JLLWrappers", "Libdl", "Pkg"]
git-tree-sha1 = "ee567a171cce03570d77ad3a43e90218e38937a9"
uuid = "dfaa095f-4041-5dcd-9319-2fabd8486b76"
version = "3.5.0+0"
"""

# ╔═╡ Cell order:
# ╠═287da0d2-7768-11ee-1be2-0b2fbc66f654
# ╠═6e215d65-0a24-43a4-a697-1af9075fae3b
# ╠═61c7e966-4f9a-4e59-9547-23de7c6f3ac8
# ╠═7272238a-5d53-42a1-b417-f46f496e8715
# ╠═fcc7eb14-e9fc-4a05-9353-e7eed8e8eb79
# ╟─00000000-0000-0000-0000-000000000001
# ╟─00000000-0000-0000-0000-000000000002
